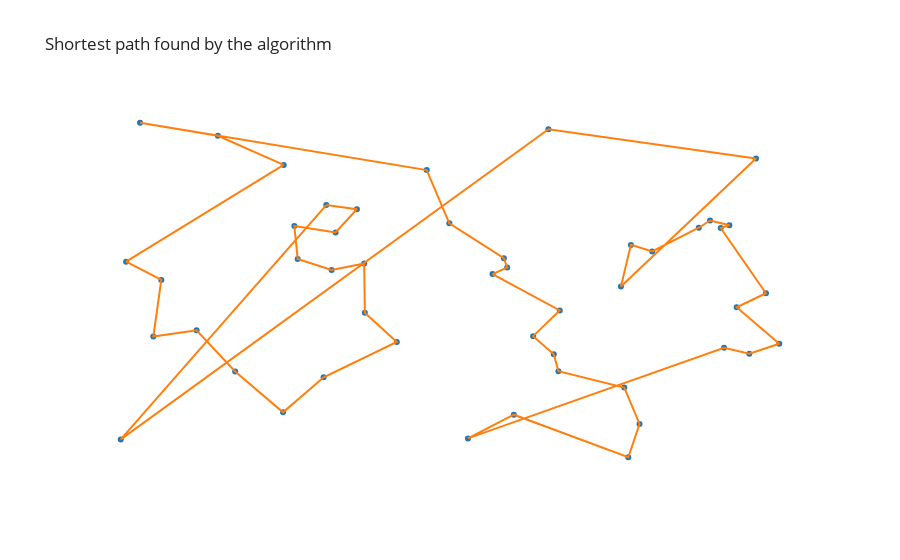

Notebook code for this chart:
### Markdown cell above
### Lancement du test et affichage du chemin parcouru

### Code cell
# Initialisation du dataframe
data = init_random_df(nombre_de_villes)

# Initialisation de la matrice des distances relatives
mat_distance = matrice_distance(data)

if choix_algo == 0:
    chemin_initial,_,_ = src.algo_proche_voisin.plus_proche_voisin(
        mat_distance)

    # Lancement de l'algorithme 2-opt
    df_res,_ = src.algo_2_opt.main(
        mat_distance, chemin_initial)
elif choix_algo == 1:
    # Lancement de l'algorithme plus proche voisin
    df_res,_ = src.algo_proche_voisin.main(mat_distance)
elif choix_algo == 2:
     # Lancement de l'algorithme génétique
    df_res = src.algo_genetique.main(data, mat_distance)
else: 
    #Lancement de l'algorithme de kohonen
    df_res,_ = src.algo_kohonen.main(data, mat_distance) 

# La solution trouvée par l'algo choisi
affichage(df_res, data).show()

### Figure 1 — Plotly figure (JSON) as saved in the notebook; plotly's stock layout.template omitted (floating-point values rounded to 4 significant figures)
{"data": [{"hovertemplate": "x=%{x}<br>y=%{y}<extra></extra>", "legendgroup": "", "marker": {"color": "#1F77B4", "symbol": "circle"}, "mode": "markers", "name": "", "orientation": "v", "showlegend": false, "type": "scatter", "x": [311, 268, 116, 561, 909, 653, 31, 801, 871, 660, 63, 10, 51, 578, 319, 645, 782, 583, 947, 888, 928, 769, 754, 325, 917, 307, 369, 622, 357, 148, 247, 417, 765, 904, 496, 263, 174, 593, 524, 662, 462, 957, 759, 972, 2, 368, 992, 246], "xaxis": "x", "y": [751, 594, 386, 550, 335, 316, 991, 616, 685, 267, 533, 586, 368, 596, 562, 972, 113, 569, 318, 706, 453, 635, 514, 671, 692, 249, 437, 369, 739, 953, 868, 352, 16, 684, 698, 690, 266, 140, 71, 444, 853, 887, 219, 494, 68, 581, 347, 147], "yaxis": "y"}, {"mode": "lines", "showlegend": false, "type": "scatter", "x": [311, 357, 325, 263, 268, 319, 368, 369, 417, 307, 246, 174, 116, 51, 63, 10, 247, 148, 31, 462, 496, 578, 583, 561, 662, 622, 653, 660, 759, 782, 765, 593, 524, 909, 947, 992, 928, 972, 904, 917, 888, 871, 801, 769, 754, 957, 645, 2, 311], "y": [751, 739, 671, 690, 594, 562, 581, 437, 352, 249, 147, 266, 386, 368, 533, 586, 868, 953, 991, 853, 698, 596, 569, 550, 444, 369, 316, 267, 219, 113, 16, 140, 71, 335, 318, 347, 453, 494, 684, 692, 706, 685, 616, 635, 514, 887, 972, 68, 751]}], "layout": {"legend": {"tracegroupgap": 0}, "title": {"text": "Shortest path found by the algorithm"}, "xaxis": {"anchor": "y", "domain": [0, 1], "title": {"text": "x"}, "visible": false, "zeroline": false}, "yaxis": {"anchor": "x", "domain": [0, 1], "title": {"text": "y"}, "visible": false, "zeroline": false}}}
